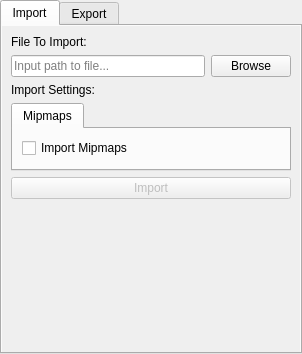
<?xml version="1.0" encoding="UTF-8"?>
<ui version="4.0">
 <class>TXTRFileTypeKritaDockPanel</class>
 <widget class="QTabWidget" name="TXTRFileTypeKritaDockPanel">
  <property name="geometry">
   <rect>
    <x>0</x>
    <y>0</y>
    <width>302</width>
    <height>354</height>
   </rect>
  </property>
  <property name="sizePolicy">
   <sizepolicy hsizetype="Expanding" vsizetype="Expanding">
    <horstretch>0</horstretch>
    <verstretch>0</verstretch>
   </sizepolicy>
  </property>
  <property name="minimumSize">
   <size>
    <width>80</width>
    <height>80</height>
   </size>
  </property>
  <property name="maximumSize">
   <size>
    <width>16777215</width>
    <height>16777215</height>
   </size>
  </property>
  <property name="font">
   <font>
    <family>Arial</family>
   </font>
  </property>
  <property name="currentIndex">
   <number>0</number>
  </property>
  <widget class="QWidget" name="importTab">
   <property name="sizePolicy">
    <sizepolicy hsizetype="Expanding" vsizetype="Expanding">
     <horstretch>0</horstretch>
     <verstretch>0</verstretch>
    </sizepolicy>
   </property>
   <attribute name="title">
    <string>Import</string>
   </attribute>
   <layout class="QFormLayout" name="formLayout_3">
    <property name="horizontalSpacing">
     <number>0</number>
    </property>
    <property name="verticalSpacing">
     <number>0</number>
    </property>
    <property name="leftMargin">
     <number>0</number>
    </property>
    <property name="topMargin">
     <number>0</number>
    </property>
    <property name="rightMargin">
     <number>0</number>
    </property>
    <property name="bottomMargin">
     <number>0</number>
    </property>
    <item row="0" column="0" colspan="2">
     <widget class="QScrollArea" name="importScrollArea">
      <property name="sizePolicy">
       <sizepolicy hsizetype="Expanding" vsizetype="Expanding">
        <horstretch>1</horstretch>
        <verstretch>1</verstretch>
       </sizepolicy>
      </property>
      <property name="frameShape">
       <enum>QFrame::NoFrame</enum>
      </property>
      <property name="horizontalScrollBarPolicy">
       <enum>Qt::ScrollBarAlwaysOff</enum>
      </property>
      <property name="widgetResizable">
       <bool>true</bool>
      </property>
      <widget class="QWidget" name="importScrollAreaContents">
       <property name="geometry">
        <rect>
         <x>0</x>
         <y>0</y>
         <width>298</width>
         <height>211</height>
        </rect>
       </property>
       <property name="sizePolicy">
        <sizepolicy hsizetype="Expanding" vsizetype="Fixed">
         <horstretch>1</horstretch>
         <verstretch>0</verstretch>
        </sizepolicy>
       </property>
       <layout class="QVBoxLayout" name="verticalLayout">
        <item alignment="Qt::AlignTop">
         <widget class="QLabel" name="importFileLabel">
          <property name="sizePolicy">
           <sizepolicy hsizetype="Maximum" vsizetype="Fixed">
            <horstretch>0</horstretch>
            <verstretch>0</verstretch>
           </sizepolicy>
          </property>
          <property name="text">
           <string>File To Import:</string>
          </property>
         </widget>
        </item>
        <item alignment="Qt::AlignTop">
         <widget class="QFrame" name="importFileFrame">
          <property name="sizePolicy">
           <sizepolicy hsizetype="Expanding" vsizetype="Fixed">
            <horstretch>1</horstretch>
            <verstretch>0</verstretch>
           </sizepolicy>
          </property>
          <property name="frameShape">
           <enum>QFrame::NoFrame</enum>
          </property>
          <property name="frameShadow">
           <enum>QFrame::Raised</enum>
          </property>
          <layout class="QHBoxLayout" name="horizontalLayout_4">
           <property name="leftMargin">
            <number>0</number>
           </property>
           <property name="topMargin">
            <number>0</number>
           </property>
           <property name="rightMargin">
            <number>0</number>
           </property>
           <property name="bottomMargin">
            <number>0</number>
           </property>
           <item alignment="Qt::AlignVCenter">
            <widget class="QLineEdit" name="importFileLineEdit">
             <property name="sizePolicy">
              <sizepolicy hsizetype="Expanding" vsizetype="Fixed">
               <horstretch>8</horstretch>
               <verstretch>0</verstretch>
              </sizepolicy>
             </property>
             <property name="placeholderText">
              <string>Input path to file...</string>
             </property>
            </widget>
           </item>
           <item alignment="Qt::AlignVCenter">
            <widget class="QPushButton" name="importFileButton">
             <property name="sizePolicy">
              <sizepolicy hsizetype="Preferred" vsizetype="Fixed">
               <horstretch>0</horstretch>
               <verstretch>0</verstretch>
              </sizepolicy>
             </property>
             <property name="text">
              <string>Browse</string>
             </property>
            </widget>
           </item>
          </layout>
         </widget>
        </item>
        <item alignment="Qt::AlignTop">
         <widget class="QLabel" name="importSettingsLabel">
          <property name="sizePolicy">
           <sizepolicy hsizetype="Maximum" vsizetype="Fixed">
            <horstretch>0</horstretch>
            <verstretch>0</verstretch>
           </sizepolicy>
          </property>
          <property name="text">
           <string>Import Settings:</string>
          </property>
         </widget>
        </item>
        <item alignment="Qt::AlignTop">
         <widget class="QTabWidget" name="importSettingsTabWidget">
          <property name="sizePolicy">
           <sizepolicy hsizetype="Expanding" vsizetype="Fixed">
            <horstretch>1</horstretch>
            <verstretch>0</verstretch>
           </sizepolicy>
          </property>
          <property name="currentIndex">
           <number>0</number>
          </property>
          <widget class="QWidget" name="importMipmapsTab">
           <property name="sizePolicy">
            <sizepolicy hsizetype="Expanding" vsizetype="Fixed">
             <horstretch>1</horstretch>
             <verstretch>0</verstretch>
            </sizepolicy>
           </property>
           <attribute name="title">
            <string>Mipmaps</string>
           </attribute>
           <layout class="QFormLayout" name="formLayout">
            <item row="0" column="0">
             <widget class="QCheckBox" name="importMipmapsCheckBox">
              <property name="sizePolicy">
               <sizepolicy hsizetype="Maximum" vsizetype="Fixed">
                <horstretch>0</horstretch>
                <verstretch>0</verstretch>
               </sizepolicy>
              </property>
              <property name="text">
               <string>Import Mipmaps</string>
              </property>
             </widget>
            </item>
           </layout>
          </widget>
         </widget>
        </item>
        <item alignment="Qt::AlignTop">
         <widget class="QPushButton" name="importButton">
          <property name="enabled">
           <bool>false</bool>
          </property>
          <property name="sizePolicy">
           <sizepolicy hsizetype="Expanding" vsizetype="Fixed">
            <horstretch>1</horstretch>
            <verstretch>0</verstretch>
           </sizepolicy>
          </property>
          <property name="text">
           <string>Import</string>
          </property>
         </widget>
        </item>
       </layout>
      </widget>
     </widget>
    </item>
   </layout>
  </widget>
  <widget class="QWidget" name="exportTab">
   <property name="sizePolicy">
    <sizepolicy hsizetype="Expanding" vsizetype="Expanding">
     <horstretch>0</horstretch>
     <verstretch>0</verstretch>
    </sizepolicy>
   </property>
   <attribute name="title">
    <string>Export</string>
   </attribute>
   <layout class="QFormLayout" name="exportTabLayout">
    <property name="horizontalSpacing">
     <number>0</number>
    </property>
    <property name="verticalSpacing">
     <number>0</number>
    </property>
    <property name="leftMargin">
     <number>0</number>
    </property>
    <property name="topMargin">
     <number>0</number>
    </property>
    <property name="rightMargin">
     <number>0</number>
    </property>
    <property name="bottomMargin">
     <number>0</number>
    </property>
    <item row="0" column="0" colspan="2">
     <widget class="QScrollArea" name="exportScrollArea">
      <property name="sizePolicy">
       <sizepolicy hsizetype="Expanding" vsizetype="Expanding">
        <horstretch>1</horstretch>
        <verstretch>1</verstretch>
       </sizepolicy>
      </property>
      <property name="frameShape">
       <enum>QFrame::NoFrame</enum>
      </property>
      <property name="horizontalScrollBarPolicy">
       <enum>Qt::ScrollBarAlwaysOff</enum>
      </property>
      <property name="widgetResizable">
       <bool>true</bool>
      </property>
      <widget class="QWidget" name="exportScrollAreaContents">
       <property name="geometry">
        <rect>
         <x>0</x>
         <y>0</y>
         <width>298</width>
         <height>321</height>
        </rect>
       </property>
       <property name="sizePolicy">
        <sizepolicy hsizetype="Expanding" vsizetype="Fixed">
         <horstretch>1</horstretch>
         <verstretch>0</verstretch>
        </sizepolicy>
       </property>
       <layout class="QVBoxLayout" name="exportScrollAreaContentsLayout">
        <item alignment="Qt::AlignTop">
         <widget class="QLabel" name="exportFileLabel">
          <property name="sizePolicy">
           <sizepolicy hsizetype="Maximum" vsizetype="Fixed">
            <horstretch>0</horstretch>
            <verstretch>0</verstretch>
           </sizepolicy>
          </property>
          <property name="text">
           <string>File To Export:</string>
          </property>
         </widget>
        </item>
        <item alignment="Qt::AlignTop">
         <widget class="QFrame" name="exportFileFrame">
          <property name="sizePolicy">
           <sizepolicy hsizetype="Expanding" vsizetype="Fixed">
            <horstretch>1</horstretch>
            <verstretch>0</verstretch>
           </sizepolicy>
          </property>
          <property name="frameShape">
           <enum>QFrame::NoFrame</enum>
          </property>
          <property name="frameShadow">
           <enum>QFrame::Raised</enum>
          </property>
          <layout class="QHBoxLayout" name="exportFileFrameLayout">
           <property name="leftMargin">
            <number>0</number>
           </property>
           <property name="topMargin">
            <number>0</number>
           </property>
           <property name="rightMargin">
            <number>0</number>
           </property>
           <property name="bottomMargin">
            <number>0</number>
           </property>
           <item alignment="Qt::AlignVCenter">
            <widget class="QLineEdit" name="exportFileLineEdit">
             <property name="sizePolicy">
              <sizepolicy hsizetype="Expanding" vsizetype="Fixed">
               <horstretch>8</horstretch>
               <verstretch>0</verstretch>
              </sizepolicy>
             </property>
             <property name="placeholderText">
              <string>Input path to file...</string>
             </property>
            </widget>
           </item>
           <item alignment="Qt::AlignVCenter">
            <widget class="QPushButton" name="exportFileButton">
             <property name="sizePolicy">
              <sizepolicy hsizetype="Preferred" vsizetype="Fixed">
               <horstretch>0</horstretch>
               <verstretch>0</verstretch>
              </sizepolicy>
             </property>
             <property name="text">
              <string>Browse</string>
             </property>
            </widget>
           </item>
          </layout>
         </widget>
        </item>
        <item alignment="Qt::AlignTop">
         <widget class="QLabel" name="exportSettingsLabel">
          <property name="sizePolicy">
           <sizepolicy hsizetype="Maximum" vsizetype="Fixed">
            <horstretch>0</horstretch>
            <verstretch>0</verstretch>
           </sizepolicy>
          </property>
          <property name="text">
           <string>Export Settings:</string>
          </property>
         </widget>
        </item>
        <item alignment="Qt::AlignTop">
         <widget class="QTabWidget" name="exportSettingsTabWidget">
          <property name="sizePolicy">
           <sizepolicy hsizetype="Expanding" vsizetype="Fixed">
            <horstretch>1</horstretch>
            <verstretch>0</verstretch>
           </sizepolicy>
          </property>
          <property name="currentIndex">
           <number>0</number>
          </property>
          <widget class="QWidget" name="exportFormatTab">
           <property name="sizePolicy">
            <sizepolicy hsizetype="Expanding" vsizetype="Fixed">
             <horstretch>1</horstretch>
             <verstretch>0</verstretch>
            </sizepolicy>
           </property>
           <attribute name="title">
            <string>Format</string>
           </attribute>
           <layout class="QFormLayout" name="exportFormatTabLayout">
            <item row="0" column="1">
             <widget class="QLabel" name="exportTextureFormatLabel">
              <property name="sizePolicy">
               <sizepolicy hsizetype="Maximum" vsizetype="Fixed">
                <horstretch>0</horstretch>
                <verstretch>0</verstretch>
               </sizepolicy>
              </property>
              <property name="text">
               <string>Texture Format:</string>
              </property>
             </widget>
            </item>
            <item row="1" column="1">
             <widget class="QComboBox" name="exportTextureFormatComboBox">
              <property name="sizePolicy">
               <sizepolicy hsizetype="Expanding" vsizetype="Fixed">
                <horstretch>1</horstretch>
                <verstretch>0</verstretch>
               </sizepolicy>
              </property>
             </widget>
            </item>
            <item row="2" column="1">
             <widget class="QLabel" name="exportPaletteFormatLabel">
              <property name="sizePolicy">
               <sizepolicy hsizetype="Maximum" vsizetype="Fixed">
                <horstretch>0</horstretch>
                <verstretch>0</verstretch>
               </sizepolicy>
              </property>
              <property name="text">
               <string>Palette Format:</string>
              </property>
             </widget>
            </item>
            <item row="3" column="1">
             <widget class="QComboBox" name="exportPaletteFormatComboBox">
              <property name="enabled">
               <bool>false</bool>
              </property>
              <property name="sizePolicy">
               <sizepolicy hsizetype="Expanding" vsizetype="Fixed">
                <horstretch>1</horstretch>
                <verstretch>0</verstretch>
               </sizepolicy>
              </property>
             </widget>
            </item>
           </layout>
          </widget>
          <widget class="QWidget" name="exportMipmapsTab">
           <property name="sizePolicy">
            <sizepolicy hsizetype="Expanding" vsizetype="Fixed">
             <horstretch>1</horstretch>
             <verstretch>0</verstretch>
            </sizepolicy>
           </property>
           <attribute name="title">
            <string>Mipmaps</string>
           </attribute>
           <layout class="QFormLayout" name="exportMipmapsTabLayout">
            <item row="0" column="1">
             <widget class="QCheckBox" name="exportMipmapsCheckBox">
              <property name="sizePolicy">
               <sizepolicy hsizetype="Maximum" vsizetype="Fixed">
                <horstretch>0</horstretch>
                <verstretch>0</verstretch>
               </sizepolicy>
              </property>
              <property name="text">
               <string>Generate Mipmaps</string>
              </property>
             </widget>
            </item>
            <item row="1" column="1">
             <widget class="QLabel" name="exportMipmapWidthLimitLabel">
              <property name="sizePolicy">
               <sizepolicy hsizetype="Maximum" vsizetype="Fixed">
                <horstretch>0</horstretch>
                <verstretch>0</verstretch>
               </sizepolicy>
              </property>
              <property name="text">
               <string>Mipmap Width Limit:</string>
              </property>
             </widget>
            </item>
            <item row="2" column="1">
             <widget class="QSpinBox" name="exportMipmapWidthLimitSpinBox">
              <property name="enabled">
               <bool>false</bool>
              </property>
              <property name="sizePolicy">
               <sizepolicy hsizetype="Expanding" vsizetype="Fixed">
                <horstretch>1</horstretch>
                <verstretch>0</verstretch>
               </sizepolicy>
              </property>
              <property name="readOnly">
               <bool>false</bool>
              </property>
              <property name="minimum">
               <number>1</number>
              </property>
              <property name="maximum">
               <number>2147483647</number>
              </property>
              <property name="value">
               <number>4</number>
              </property>
             </widget>
            </item>
            <item row="3" column="1">
             <widget class="QLabel" name="exportMipmapHeightLimitLabel">
              <property name="sizePolicy">
               <sizepolicy hsizetype="Maximum" vsizetype="Fixed">
                <horstretch>0</horstretch>
                <verstretch>0</verstretch>
               </sizepolicy>
              </property>
              <property name="text">
               <string>Mipmap Height Limit:</string>
              </property>
             </widget>
            </item>
            <item row="4" column="1">
             <widget class="QSpinBox" name="exportMipmapHeightLimitSpinBox">
              <property name="enabled">
               <bool>false</bool>
              </property>
              <property name="sizePolicy">
               <sizepolicy hsizetype="Expanding" vsizetype="Fixed">
                <horstretch>1</horstretch>
                <verstretch>0</verstretch>
               </sizepolicy>
              </property>
              <property name="minimum">
               <number>1</number>
              </property>
              <property name="maximum">
               <number>2147483647</number>
              </property>
              <property name="value">
               <number>4</number>
              </property>
             </widget>
            </item>
           </layout>
          </widget>
          <widget class="QWidget" name="exportMiscTab">
           <property name="sizePolicy">
            <sizepolicy hsizetype="Expanding" vsizetype="Fixed">
             <horstretch>1</horstretch>
             <verstretch>0</verstretch>
            </sizepolicy>
           </property>
           <attribute name="title">
            <string>Misc.</string>
           </attribute>
           <layout class="QFormLayout" name="exportMiscTabLayout">
            <item row="1" column="1">
             <widget class="QComboBox" name="exportCopyPaletteSizeComboBox">
              <property name="enabled">
               <bool>false</bool>
              </property>
              <property name="sizePolicy">
               <sizepolicy hsizetype="Expanding" vsizetype="Fixed">
                <horstretch>1</horstretch>
                <verstretch>0</verstretch>
               </sizepolicy>
              </property>
             </widget>
            </item>
            <item row="0" column="1">
             <widget class="QLabel" name="exportCopyPaletteSizeLabel">
              <property name="sizePolicy">
               <sizepolicy hsizetype="Maximum" vsizetype="Fixed">
                <horstretch>0</horstretch>
                <verstretch>0</verstretch>
               </sizepolicy>
              </property>
              <property name="text">
               <string>Copy Palette Size:</string>
              </property>
             </widget>
            </item>
           </layout>
          </widget>
         </widget>
        </item>
        <item alignment="Qt::AlignTop">
         <widget class="QPushButton" name="exportButton">
          <property name="enabled">
           <bool>false</bool>
          </property>
          <property name="sizePolicy">
           <sizepolicy hsizetype="Expanding" vsizetype="Fixed">
            <horstretch>1</horstretch>
            <verstretch>0</verstretch>
           </sizepolicy>
          </property>
          <property name="text">
           <string>Export</string>
          </property>
         </widget>
        </item>
       </layout>
      </widget>
     </widget>
    </item>
   </layout>
  </widget>
 </widget>
 <resources/>
 <connections/>
</ui>
